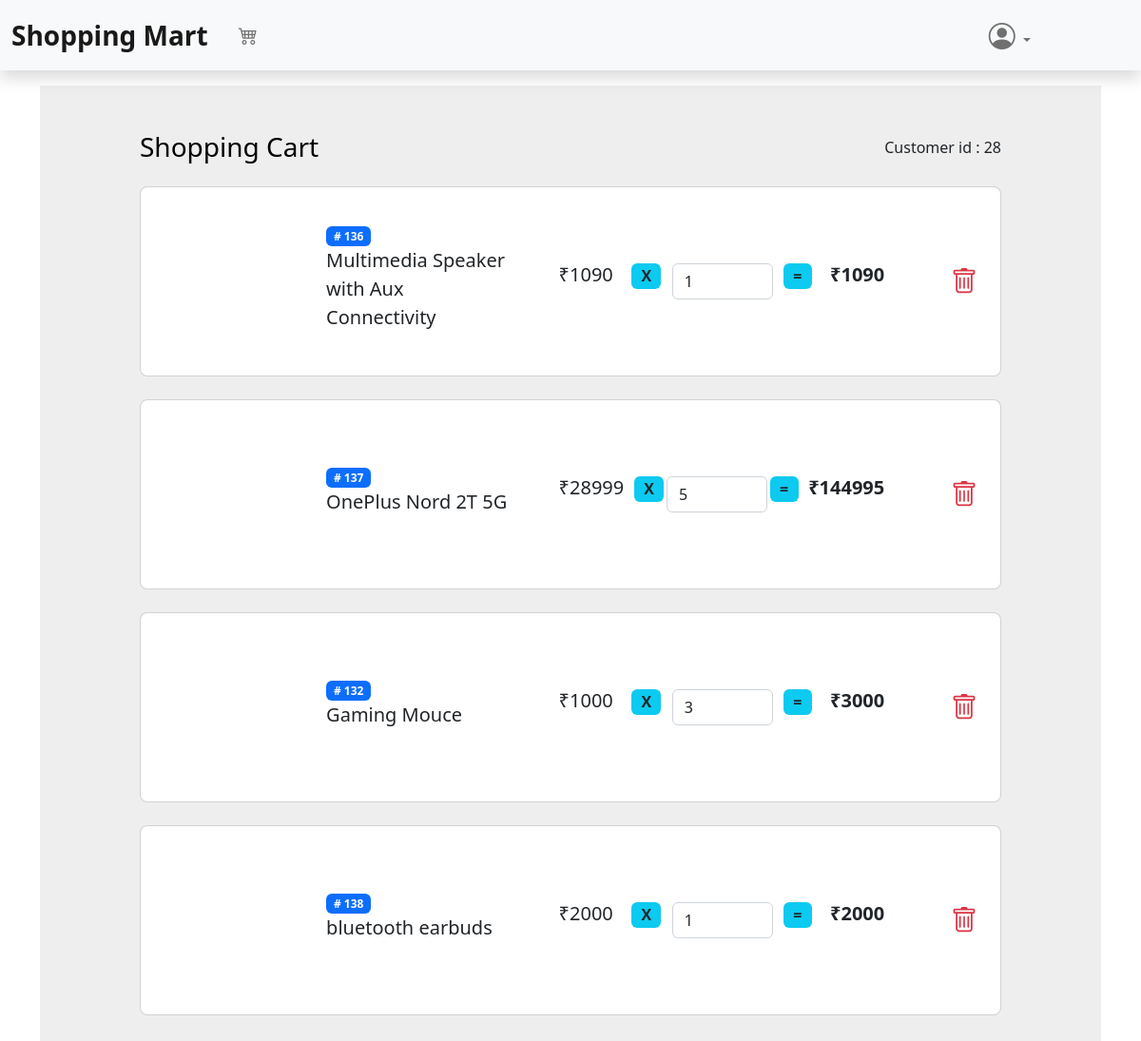
/product/html/order/index.php (signed in), run on the app's committed database.
### tables this page shows
CREATE TABLE `customer_products` (
  `id` int(11) NOT NULL,
  `customer_id` int(11) NOT NULL,
  `quantity` int(11) NOT NULL,
  `product_id` int(11) NOT NULL
);

CREATE TABLE `products` (
  `id` int(11) NOT NULL,
  `name` text NOT NULL,
  `price` bigint(20) NOT NULL,
  `photo` text NOT NULL
);

### product/database/connection.php (called while the page is built, shortened)
<?php
if (isset($_SESSION['Active_User'])) {
    $active_user_id = $_SESSION['Active_User'];
}

### product/html/order/index.php (the view, shortened to what this page needs)
<!DOCTYPE html>
<html lang="en">
<head>
    <link rel="stylesheet" href="https://cdn.jsdelivr.net/npm/bootstrap-icons@1.10.3/font/bootstrap-icons.css">
</head>
<body>
    <?php
    include "../master/nav.php";
    ?>
    <div class="container my-3">
        <section class="h-100" style="background-color: #eee;">
            <div class="container h-100 py-5">
                <div class="row d-flex justify-content-center align-items-center h-100">
                    <div class="col-10">
                        <div class="d-flex justify-content-between align-items-center mb-4">
                            <h3 class="fw-normal mb-0 text-black">Shopping Cart</h3>
                            <div>
                                Customer id : <?php echo $active_user_id; ?>
                            </div>
                        </div>
                        <?php
                        $seletc_order = "select customers.id AS customer_id,products.photo ,customer_products.quantity,customer_products.id,customer_products.product_id,products.name AS product_name , products.price AS price from customers INNER JOIN customer_products ON customer_products.customer_id=customers.id INNER JOIN products ON products.id = customer_products.product_id where customers.id = $active_user_id";
                        $execute_select_order = mysqli_query($conn, $seletc_order);
                        while ($rows = mysqli_fetch_array($execute_select_order)) {
                        ?>
                            <div class="card rounded-3 mb-4">
                                <div class="card-body p-4">
                                    <div class="row d-flex justify-content-between align-items-center">
                                        <div class="col-md-2 col-lg-2 col-xl-2">
                                            <a href="product.php?q=<?php echo $rows['product_id']; ?>">
                                                <div class="card-img-top imgSet" style=" background: url('../upload/<?php echo $rows['photo']; ?>')" alt="Apple Computer"></div>
                                            </a>
                                        </div>
                                        <div class="col-md-3 col-lg-3 col-xl-3">
                                            <span class="badge bg-primary"># <?php echo $rows['product_id']; ?></span>
                                            <p class="lead fw-normal mb-2"><?php echo $rows['product_name'] ?></p>
                                        </div>
                                        <div class="col-md-3 col-lg-2 col-xl-5 d-flex" style="justify-content: space-between;">
                                            <h5 class="mb-0">₹<?php echo $rows['price']; ?></h5>
                                            <div class="ms-2">
                                                <span class="badge bg-info text-dark fs-6"> X </span>
                                            </div>
                                            <form method="post">
                                                <input type="number" max="10" min="1" maxlength="10" class="form-control" name="quantity" value="<?php echo $rows['quantity']; ?>">
                                            </form>
                                            <div class="me-2">
                                                <span class="badge bg-info text-dark fs-6"> = </span>
                                            </div>
                                            <h5 class="mb-0 fw-bold">₹<?php echo $rows['price'] * $rows['quantity']; ?> </h5>
                                        </div>
                                        <div class="col-md-1 col-lg-1 col-xl-1 text-end">
                                            <a href="../../app/order/delete.php?orderId=<?php echo $rows['id'];?>" class="text-danger"><i class="bi bi-trash fs-3"></i></a>
                                        </div>
                                    </div>
                                </div>
                            </div>
                        <?php
                        }
                        ?>
                    </div>
                </div>
            </div>
        </section>
    </div>
</body>
</html>

### product/html/order/index.php (style rules this page uses)
.imgSet { height: 150px; display: block; background-position: center !important; background-size: cover !important; }

### data on the page
customer_products: product "136", product.name "Multimedia Speaker with Aux Connectivity", product.price "1090", quantity "1", $rows['price']*$rows['quantity'] "1090"
customer_products: product "137", product.name "OnePlus Nord 2T 5G", product.price "28999", quantity "5", $rows['price'] * $rows['quantity'] "144995"
customer_products: product "132", product.name "Gaming Mouce", product.price "1000", quantity "3", $rows['price'] * $rows['quantity'] "3000"
customer_products: product "138", product.name "bluetooth earbuds", product.price "2000", quantity "1", $rows['price']*$rows['quantity'] "2000"

### other printed values
$active_user_id "28"
